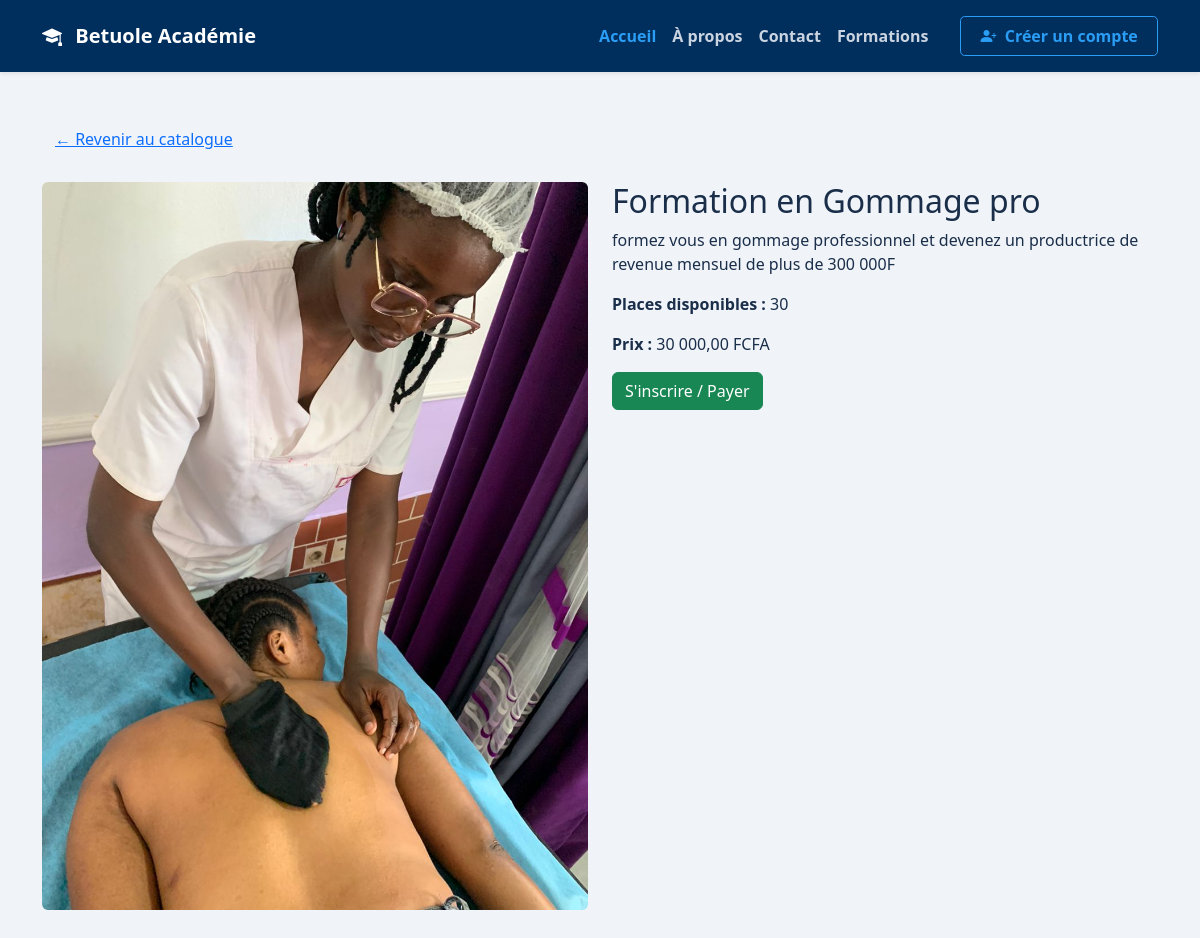
The app's page /parent/apprenant/detail2.php?id=7 with its own data.
### tables this page shows
CREATE TABLE `formations` (
  `id` int(11) NOT NULL,
  `nom` varchar(255) NOT NULL,
  `description` text DEFAULT NULL,
  `prix` decimal(10,2) NOT NULL,
  `quantite` int(11) NOT NULL,
  `image` varchar(255) DEFAULT NULL,
  `date_ajout` timestamp NOT NULL DEFAULT current_timestamp()
);

### parent/apprenant/detail2.php (the view, shortened to what this page needs)
<?php
require_once '../../config.php';
try {
    $pdo = new PDO("mysql:host=localhost;dbname=sitevitrinedb", "root", "");
    $pdo->setAttribute(PDO::ATTR_ERRMODE, PDO::ERRMODE_EXCEPTION);
} catch (PDOException $e) {
    die("Erreur de connexion : " . $e->getMessage());
}
$id = (int)$_GET['id'];
$stmt = $pdo->prepare("SELECT * FROM formations WHERE id=?");
$stmt->execute([$id]);
$f = $stmt->fetch(PDO::FETCH_ASSOC);
?>
<!DOCTYPE html>
<html lang="fr">
<head>
  <link href="https://cdn.jsdelivr.net/npm/bootstrap@5.3.3/dist/css/bootstrap.min.css" rel="stylesheet" />
  <link href="https://cdn.jsdelivr.net/npm/bootstrap-icons@1.10.5/font/bootstrap-icons.css" rel="stylesheet" />
  <link href="https://cdn.jsdelivr.net/npm/sweetalert2@11/dist/sweetalert2.min.css" rel="stylesheet">
</head>
<body>
<nav class="navbar navbar-expand-lg navbar-dark fixed-top glass-navbar shadow-sm py-3">
  <div class="container">
    <a class="navbar-brand fw-bold text-white" href="#">
      <i class="bi bi-mortarboard-fill me-2"></i> Betuole Académie
    </a>
    <div class="collapse navbar-collapse" id="navbarMain">
      <ul class="navbar-nav ms-auto align-items-lg-center">
        <li class="nav-item"><a class="nav-link active" href="../../index.php">Accueil</a></li>
        <li class="nav-item"><a class="nav-link" href="../../apropos.php">À propos</a></li>
        <li class="nav-item"><a class="nav-link" href="../../contact.php">Contact</a></li>
        <li class="nav-item"><a class="nav-link" href="#">Formations</a></li>
      </ul>
      <?php if (isset($_SESSION['user_id'])): ?>
        <a href="../auth/logout.php" class="btn btn-outline-light ms-lg-4 mt-3 mt-lg-0 fw-semibold">
          <i class="bi bi-box-arrow-right me-1"></i> Se déconnecter
        </a>
      <?php else: ?>
        <a href="../auth/register.php" class="btn btn-outline-light ms-lg-4 mt-3 mt-lg-0 fw-semibold">
          <i class="bi bi-person-plus-fill me-1"></i> Créer un compte
        </a>
      <?php endif; ?>
    </div>
  </div>
</nav>
<br><br><br>
  <div class="container py-5">
    <a href="catalogue.php" class="btn btn-link mb-4">&larr; Revenir au catalogue</a>
    <div class="row">
      <div class="col-md-6">
        <?php if($f['image']): ?>
          <img src="../admin/ges_formations<?= htmlspecialchars($f['image']) ?>" alt="image" class="img-fluid rounded">
        <?php endif; ?>
      </div>
      <div class="col-md-6">
        <h2><?= htmlspecialchars($f['nom']) ?></h2>
        <p><?= nl2br(htmlspecialchars($f['description'])) ?></p>
        <p><strong>Places disponibles :</strong> <?= $f['quantite'] ?></p>
        <p><strong>Prix :</strong> <?= number_format($f['prix'],2,',',' ') ?> FCFA</p>
        <button class="btn btn-success" data-bs-toggle="modal" data-bs-target="#payModal">
          S'inscrire / Payer
        </button>
      </div>
    </div>
  </div>
</body>
</html>

### parent/apprenant/detail2.php (style rules this page uses)
body { font-family: "Segoe UI", Tahoma, Geneva, Verdana, sans-serif; background-color: #f0f4f8; color: #1a2e4a; min-height: 100vh; display: flex; flex-direction: column; }
.navbar { background-color: #002e5d; box-shadow: 0 2px 6px rgb(0 46 92 / 0.4); padding: 0.8rem 1rem; }
.navbar-brand, .navbar-nav .nav-link { color: #cbd5e1; font-weight: 600; transition: color 0.25s ease; }
.navbar-brand:hover, .navbar-nav .nav-link:hover, .navbar-nav .nav-link.active { color: #2a9df4; text-decoration: none; }
.btn-outline-light { border: 1.5px solid #2a9df4; color: #2a9df4; font-weight: 600; padding: 0.45rem 1.2rem; border-radius: 0.3rem; transition: background-color 0.3s ease, color 0.3s ease; }

### records on screen
formations: image (picture), nom "Formation en Gommage pro", description "formez vous en gommage professionnel et devenez un productrice de revenue mensuel de plus de 300 000F", quantite "30", prix "30 000,00"
